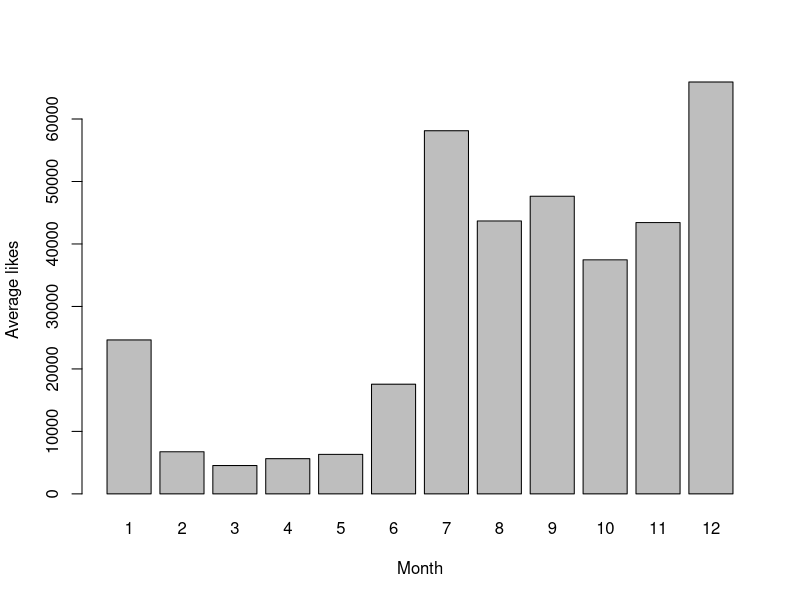
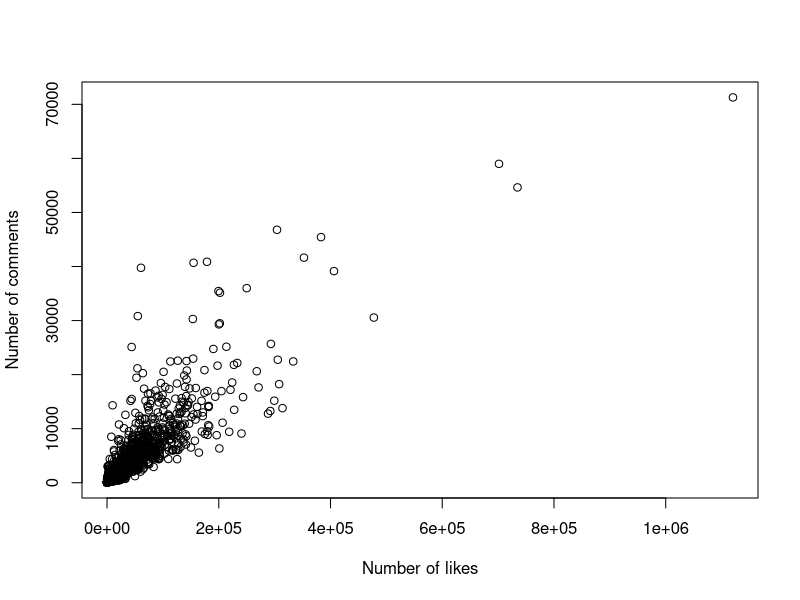
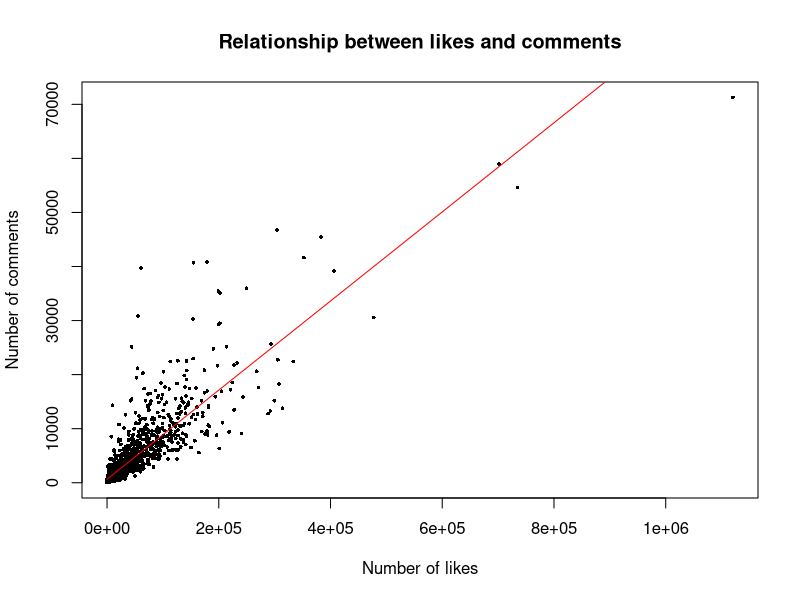

R code for these plots, in order:
################################################################
## Bivariate Analysis
## Author: Pablo Barbera
## Adapted by Sean Kates
## Social Media and Political Participation
## Lab 2, January 5th 2017
################################################################

## As usual, before we run anything, we make sure to change the working
## directory to where we have all our code and data stored. In my case, it is:
setwd("~/Dropbox/Teaching/j-term/lab\ 2")
## But it will different for yours! Click on the wheel on the files tab on
## the bottom right panel; then choose "set as working directory"; and paste
## here in the script what you see on the console

## We will work with the same dataset as before
dataset <- read.csv("lab2_trump_data.csv", stringsAsFactors=F)
dataset$month <- substr(dataset$created_time, 6, 7)
dataset$year <- substr(dataset$created_time, 1, 4)
## To identify posts mentioning (for example) Obama:
obama_posts = grep('obama',dataset$message,ignore.case=TRUE)
## Posts which use the word 'great'
great_posts = grep('great',dataset$message,ignore.case=TRUE)

####################################################
### BIVARIATE ANALYSIS: 2 CATEGORICAL VARIABLES ####
####################################################

## contingency table: relationship between month of the year and type of post
table(dataset$month, dataset$type)

########################################################
### BIVARIATE ANALYSIS: 1 CONTINUOUS, 1 CATEGORICAL ####
########################################################

## average number of likes received by posts published each month
aggregate(dataset$likes_count, 
          by=list(month=dataset$month), 
          FUN=mean)
# note that "aggregate" has 3 options:
# 1) the continuous variable that we want to aggregate
# 2) the categorical variable over which we will aggregate (inside a 'list' function)
# 3) FUN=mean indicates that we want to compute the mean

# For example, imagine that we want to compute the sum (total) number of likes by month
aggregate(dataset$likes_count, 
          by=list(month=dataset$month), 
          FUN=sum)

# what about the maximum?
aggregate(dataset$likes_count, 
          by=list(month=dataset$month), 
          FUN=max)

# now let's see how we can prepare a plot showing the average number of likes per month
# first we use the command aggregate to compute that (see above)
likes_count = aggregate(dataset$likes_count, 
          by=list(month=dataset$month), 
          FUN=mean)
# BUT: note that we now we save it as a new object, which is a data frame in itself
str(likes_count)
likes_count$x ## this is the name of the variable that contains the count per month

# finally, we can use the barplot command to display
barplot(likes_count$x, names=1:12, xlab="Month", ylab="Average likes")
# Note that we need to specify the "names" (labels on the x-axis) manually

###################################################
### BIVARIATE ANALYSIS: 2 CONTINUOUS VARIABLES ####
###################################################

# do posts that get more likes also receive more comments?
cor(dataset$likes_count, dataset$comments_count)
# a correlation coefficient of +0.86 indicates a positive association 
# (more likes = more comments)

# scatter plot comparing number of likes and number of comments
plot(x=dataset$likes_count, y=dataset$comments_count,
     xlab="Number of likes", ylab="Number of comments")

# we can modify the type of dots to make it look prettier
plot(x=dataset$likes_count, y=dataset$comments_count,
     xlab="Number of likes", ylab="Number of comments",
     pch=16, cex=0.50, main="Relationship between likes and comments")
# pch=16 means we want to use dark circles
# cex=0.50 means we want to make them 50% smaller

# Another way to look at the correlation is by running a regression
# For our purposes, you can just think about this as finding a line
# of best fit
# The function to do this in R is 'lm' (linear model)
fit = lm(comments_count~likes_count,dataset)
# We can add this to our previous plot with the following line of code
lines(x=dataset$likes_count,y=predict(fit),col='red')
# If you've taken a stats class before, you should be able to make some sense
# out of the summary information from the model
summary(fit)




